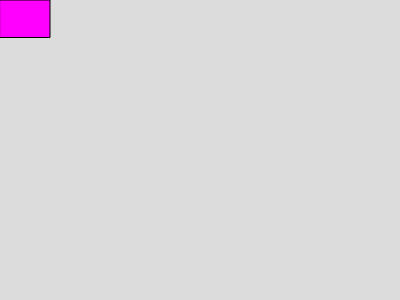
Frame 1 (no input)
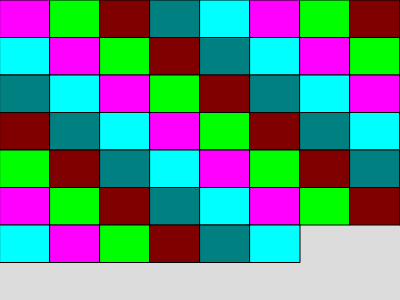
Frame 60 (no input)
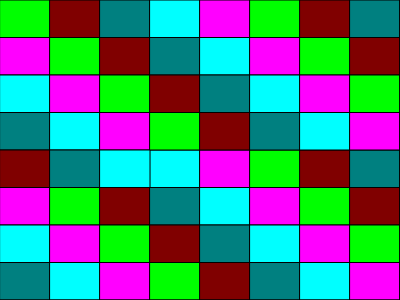
Frame 120 (the mouse pressed at the canvas centre since frame 60)

The p5.js sketch that drew these frames (run headless with seeded random() and noise() and a simulated clock; from frame 60 on, the mouse is pressed at the canvas centre):

// p5.js sketch
// ── sketch.js
// https://editor.p5js.org/jht1493/sketches/VAXbwF4ag
// 5.0 array colors rect

let nstep = 8;
let acolors = ["aqua", "fuchsia", "lime", "maroon", "teal"];
// "navy", "olive", "purple", "silver",
// "yellow", "blue", "green", "red",

let colorIndex = 0;
let xloc = 0;
let yloc = 0;
let xstep;
let ystep;

function setup() {
  createCanvas(400, 300);
  xstep = width / nstep;
  ystep = height / nstep;
  background(220);
}

function draw() {
  colorIndex = (colorIndex + 1) % acolors.length;
  let scolr = acolors[colorIndex];
  fill(scolr);
  rect(xloc, yloc, xstep, ystep);
  xloc += xstep;
  if (xloc > width) {
    xloc = 0;
    yloc += ystep;
    if (yloc > height) {
      yloc = 0;
    }
  }
}

// https://editor.p5js.org/jht1493/sketches/VAXbwF4ag
// 5.0 array colors rect

// https://editor.p5js.org/jht1493/sketches/akS3a9N6d
// 5.0 array of colors names

// aqua,  blue, fuchsia, green, lime, maroon,
// navy, olive, purple, red, silver, teal, yellow

// https://editor.p5js.org/jht1493/sketches/vhPVm8WCWX
// color array
